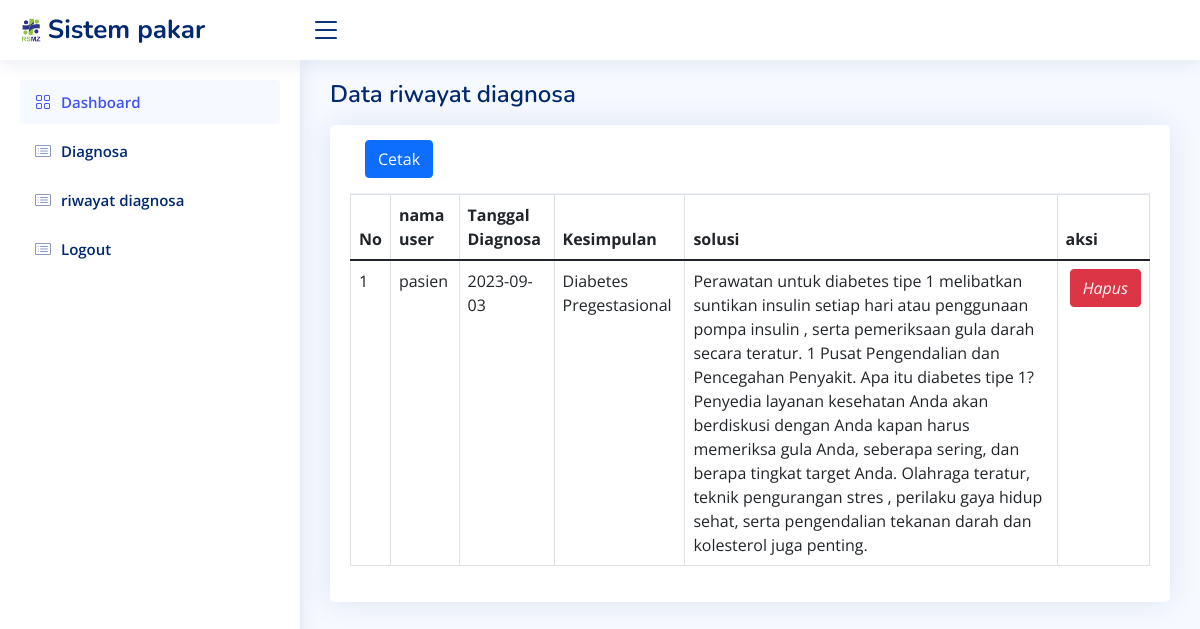
Screenshot of /spadmin/User/riwayat.php (signed in) with the database file from the repository.
### tables this page shows
CREATE TABLE `riwayat` (
  `id` int(11) NOT NULL,
  `penyakit` varchar(150) NOT NULL,
  `id_user` varchar(55) NOT NULL,
  `nama` varchar(150) NOT NULL,
  `tgl_diagnosa` date NOT NULL
);

CREATE TABLE `penyakit` (
  `id_k` int(11) NOT NULL,
  `kd_penyakit` varchar(20) NOT NULL,
  `penyakit` varchar(50) NOT NULL,
  `solusi` text NOT NULL,
  `bobot` varchar(55) NOT NULL
);

### spadmin/User/riwayat.php (the view, shortened to what this page needs)
  <?php
include 'template/header.php';
include 'template/sidebar.php';
?>
  <main id="main" class="main">
    <div class="pagetitle">
      <h1>Data riwayat diagnosa </h1>
    </div>
    <section class="section">
      <div class="row">
        <div class="col-lg-12">
          <div class="card">
            <div class="card-body">
               <div class="card-header">
                     <a href="cetak_laporan.php" target="_blank" class="btn btn-primary">Cetak </a>
              </div>
              <table class="table table-bordered">
                <thead>
                                              <tr>
                                                <th><left>No </center></th>
                                                   <th><left>nama user</left></th>
                        <th><left>Tanggal Diagnosa</left></th>
                        <th><left> Kesimpulan </center></th>
                           <th><left> solusi </center></th>
                            <th><left> aksi </center></th>
                                              </tr>
                                        </thead>
                                        <tbody>
               <?php
                                                  include'koneksi.php';
                                                  $no = 1;
  $sql = mysqli_query($koneksi, "SELECT * from riwayat INNER JOIN  penyakit ON riwayat.penyakit = penyakit.penyakit WHERE id_user='$_SESSION[id_user]' ");
                                                    while($data = mysqli_fetch_array($sql)){
                                                ?>
                                            <tr class="table-white">
                                                <td><?php echo $no++;  ?></td>
                     <td><left><?php echo $data['nama'];?></left></td>
                     <td><left><?php echo $data['tgl_diagnosa'];?></left></td>
                      <td><left><?php echo $data['penyakit'];?></center></td>
                        <td><left><?php echo $data['solusi'];?></center></td>
                                                <td>
                                                  <div class="btn-group">
                                                    <a class="btn btn-danger" onclick="return confirm('Apakah Anda Yakin Ingin Menghapus Data ini ?')"  href="riwayat.php?aksi=hapus&id=<?php echo $data['id']; ?>" class="btn btn-sm btn-danger" title=""><i class="fa fa-trash">Hapus</i></a>
                                                  </div>
                                                </td>
                                            </tr>
                            <?php
                                  }
                                  ?>
                                        </tbody>
                                    </table>
                                </div>
                    </div>
                </div>
              </div>
    </section>
  </main>
</body>
</html>

### spadmin/User/assets/css/style.css (style rules this page uses)
:root { scroll-behavior: smooth; }
body { font-family: "Open Sans", sans-serif; background: #f6f9ff; color: #444444; }
a { color: #4154f1; text-decoration: none; }
h1, h2, h3, h4, h5, h6 { font-family: "Nunito", sans-serif; }
#main { margin-top: 60px; padding: 20px 30px; transition: all 0.3s; }
.pagetitle { margin-bottom: 10px; }
.pagetitle h1 { font-size: 24px; margin-bottom: 0; font-weight: 600; color: #012970; }
.card { margin-bottom: 30px; border: none; border-radius: 5px; box-shadow: 0px 0 30px rgba(1, 41, 112, 0.1); }
.card-header, .card-footer { border-color: #ebeef4; background-color: #fff; color: #798eb3; padding: 15px; }
.card-body { padding: 0 20px 20px 20px; }
@media (min-width: 1200px) { #main, #footer { margin-left: 300px; } }

### rows the page displays
riwayat: nama "pasien", tgl_diagnosa "2023-09-03", penyakit.penyakit "Diabetes Pregestasional", penyakit.solusi "Perawatan untuk diabetes tipe 1 melibatkan suntikan insulin setiap hari atau penggunaan pompa insulin , serta pemeriksaan gula darah secara teratur. 1 Pusat Pengendalian dan Pencegahan Penyakit. Apa itu diabetes tipe 1? Penyedia layanan kesehatan Anda akan berdiskusi dengan Anda kapan harus memeriksa gula Anda, seberapa sering, dan berapa tingkat target Anda. Olahraga teratur, teknik pengurangan stres , perilaku gaya hidup sehat, serta pengendalian tekanan darah dan kolesterol juga penting."
